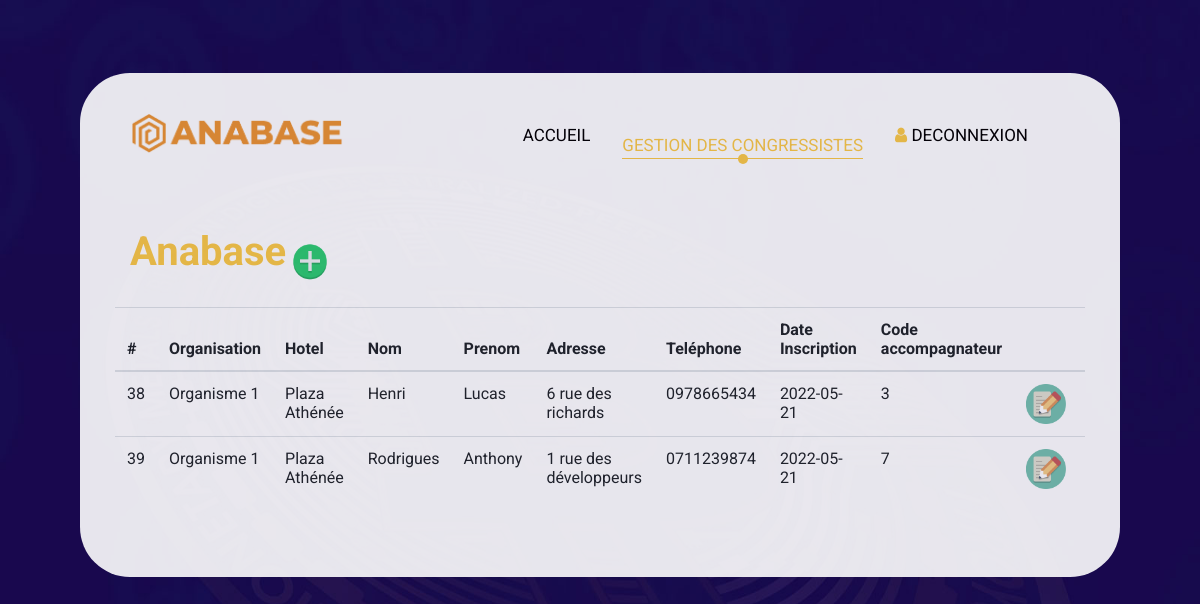
The page /?controleur=congressiste (signed in) on the database its author committed.
### tables this page shows
CREATE TABLE `congressiste` (
  `NUM_CONGRESSISTE` int(2) NOT NULL,
  `NUM_ORGANISME` int(2) DEFAULT NULL,
  `NUM_HOTEL` int(2) DEFAULT NULL,
  `NOM_CONGRESSISTE` char(32) DEFAULT NULL,
  `PRENOM_CONGRESSISTE` char(32) DEFAULT NULL,
  `ADRESSE_CONGRESSISTE` char(50) DEFAULT NULL,
  `TEL_CONGRESSISTE` char(10) DEFAULT NULL,
  `DATE_INSCRIPTION` date DEFAULT NULL,
  `CODE_ACCOMPAGNATEUR` tinyint(1) DEFAULT NULL,
  `SEXE_CONGRESSISTE` varchar(10) NOT NULL
);

CREATE TABLE `organisme_payeur` (
  `NUM_ORGANISME` int(2) NOT NULL,
  `NOM_ORGANISME` char(32) DEFAULT NULL,
  `ADRESSE_ORGANISME` char(50) DEFAULT NULL
);

CREATE TABLE `hotel` (
  `NUM_HOTEL` int(2) NOT NULL,
  `NOM_HOTEL` char(32) DEFAULT NULL,
  `ADRESSE_HOTEL` char(50) DEFAULT NULL,
  `NOMBRE_ETOILES` smallint(1) DEFAULT NULL,
  `PRIX_PARTICIPANT` int(2) DEFAULT NULL,
  `PRIX_SUPPL` int(2) DEFAULT NULL
);

### index.php (called while the page is built, shortened)
<?php
$c=new $class();
$c->post = $_POST;
if (isset($_REQUEST["todo"])){
    $todo = $_REQUEST["todo"];
}
else{
    $todo = "initialiser";
}
$callback="todo_".$todo;
$call=call_user_func_array(array($c,$callback), array());
include ("./vue/vue." . $c->vue . ".php");
?>

### modele/modele.congressiste.php (called while the page is built, shortened)
<?php
class Modele_congressiste
{
	private $conn;
	public function __construct()
	{
		$login = "root";
		$mdp = "root";
		$bd = "anabase";
		$serveur = "localhost";
		try {
			$this->conn = new PDO(
				"mysql:host=$serveur;dbname=$bd",
				$login,
				$mdp,
				array(PDO::MYSQL_ATTR_INIT_COMMAND => 'SET NAMES \'UTF8\'')
			);
			$this->conn->setAttribute(PDO::ATTR_ERRMODE, PDO::ERRMODE_EXCEPTION);
		} catch (PDOException $e) {
			print "Erreur de connexion PDO ";
			die();
		}
	}
	public function logged_only()
	{
		return true;
	}
	public function getListeCongressiste()
	{
		$req = $this->conn->prepare(
			"SELECT * FROM congressiste
		INNER JOIN organisme_payeur ON organisme_payeur.NUM_ORGANISME = congressiste.NUM_ORGANISME
		INNER JOIN hotel ON hotel.NUM_HOTEL = congressiste.NUM_HOTEL ORDER BY NOM_CONGRESSISTE"
		);
		$req->execute();
		return $req->fetchAll(PDO::FETCH_OBJ);
	}
}

### controleur/controleur.congressiste.php (called while the page is built, shortened)
<?php
include("./modele/modele.congressiste.php");
class Controleur_congressiste
{
	public $data;
	public $modele;
	public function __construct()
	{
		$this->modele = new Modele_congressiste();
		$this->vue = "congressiste";
	}
	public function todo_initialiser()
	{
		$this->data["listeCongressiste"] = $this->modele->getListeCongressiste();
	}
}

### vue/vue.congressiste.php (the view, shortened to what this page needs)
<?php include "./vue/entete.html.php"; ?>
<section class="banner_main">
    <div id="banner1" class="carousel slide" data-ride="carousel">
        <div class="carousel-inner">
            <div class="carousel-item active">
                <div class="container-fluid">
                    <div class="row">
                        <div class="col-md-12 col-xl-12">
                            <div class="text-bg">
                                <span>Anabase</span>
                                    <a href="./?controleur=inscription"><img  width="40" height="40" src="./images/ajouter.png" /></a>
                                <br /><br />
                            </div>
                        </div>
                        <table class="table table-hover" id="table">
                            <thead>
                                <tr>
                                    <th scope="col">#</th>
                                    <th scope="col">Organisation</th>
                                    <th scope="col">Hotel</th>
                                    <th scope="col">Nom</th>
                                    <th scope="col">Prenom</th>
                                    <th scope="col">Adresse</th>
                                    <th scope="col">Teléphone</th>
                                    <th scope="col">Date Inscription</th>
                                    <th scope="col">Code accompagnateur</th>
                                    <th scope="col"></th>
                                    <th scope="col"></th>
                                </tr>
                            </thead>
                            <tbody>
                                <?php foreach ($c->data["listeCongressiste"] as $key) { ?>
                                    <tr>
                                        <td><?= $key->NUM_CONGRESSISTE ?></td>
                                        <td><?= $key->NOM_ORGANISME ?></td>
                                        <td><?= $key->NOM_HOTEL ?></td>
                                        <td><?= $key->NOM_CONGRESSISTE ?></td>
                                        <td><?= $key->PRENOM_CONGRESSISTE ?></td>
                                        <td><?= $key->ADRESSE_CONGRESSISTE ?></td>
                                        <td><?= $key->TEL_CONGRESSISTE ?></td>
                                        <td><?= $key->DATE_INSCRIPTION ?></td>
                                        <td><?= $key->CODE_ACCOMPAGNATEUR ?></td>
                                        <td><input id="modifiée" width="40" height="40" type="image" alt="Modifier" src="./images/modif.png" data-toggle="modal" data-target="#modifier_modal"></td>
                                        <td><input id="suprimée" width="40" height="40" type="image" alt="Suprimer" src="./images/croix.png" data-toggle="modal" data-target="#supprimer_modal"></td>
                                    </tr>
                                <?php } ?>
                            </tbody>
                        </table>
                    </div>
                </div>
            </div>
        </div>
    </div>
</section>
</div>
</div>
<?php include "./vue/pied.html.php"; ?>

### vue/entete.html.php (shortened to what this page needs)
<link rel="stylesheet" href="css/bootstrap.min.css">
<link rel="stylesheet" href="css/style.css">
<link rel="stylesheet" href="css/responsive.css">
<link rel="stylesheet" href="css/jquery.mCustomScrollbar.min.css">
<link rel="stylesheet" href="https://netdna.bootstrapcdn.com/font-awesome/4.0.3/css/font-awesome.css">
<link rel="stylesheet" href="https://cdnjs.cloudflare.com/ajax/libs/fancybox/2.1.5/jquery.fancybox.min.css" media="screen">
</head>
<body class="main-layout">
   <header>
      <div class="header">
         <div class="white_bg">
            <div class="container-fluid">
               <div class="row">
                  <div class="col-xl-3 col-lg-3 col-md-3 col-sm-3 col logo_section">
                     <div class="full">
                        <div class="center-desk">
                           <div class="logo">
                              <a href="./?controleur=accueil"><img src="images/logo.png" alt="#" /></a>
                           </div>
                        </div>
                     </div>
                  </div>
                  <?php if (isset($_SESSION['user'])) { ?>
                     <div class="col-xl-9 col-lg-9 col-md-9 col-sm-9">
                        <nav class="navigation navbar navbar-expand-md navbar-dark ">
                           <div class="collapse navbar-collapse" id="navbarsExample04">
                              <ul class="navbar-nav mr-auto">
                                 <?php if ($c->vue == "accueil") { ?>
                                    <li class="nav-item active">
                                    <?php } else { ?>
                                    <li class="nav-item">
                                    <?php } ?>
                                    <a class="nav-link" href="./?controleur=accueil">Accueil</a>
                                    </li>
                                    <?php if ($c->vue == "congressiste") { ?>
                                       <li class="nav-item active">
                                       <?php } else { ?>
                                       <li class="nav-item">
                                       <?php } ?>
                                       <a class="nav-link" href="./?controleur=congressiste">Gestion des Congressistes</a>
                                       </li>
                                       <li class="nav-item d_none le_co">
                                          <a class="nav-link" href="./?controleur=deconnexion"><i class="fa fa-user" aria-hidden="true"></i> Deconnexion</a>
                                       </li>
                              </ul>
                           </div>
                        </nav>
                     </div>
                  <?php } ?>
               </div>
            </div>

### vue/pied.html.php (shortened to what this page needs)
</header>
      </body>
</html>

### css/style.css (style rules this page uses)
* { box-sizing: border-box !important; }
body { background: url(../images/hearder.jpg); background-repeat: no-repeat; background-size: 100% 100%; color: rgb(0, 0, 0); font-size: 14px; font-family: 'Roboto', sans-serif; line-height: 1.80857; font-weight: normal; }
a { color: #1f1f1f; text-decoration: none !important; outline: none !important; -webkit-transition: all .3s ease-in-out; -moz-transition: all .3s ease-in-out; -ms-transition: all .3s ease-in-out; -o-transition: all .3s ease-in-out; transition: all .3s ease-in-out; }
*, *::after, *::before { -webkit-box-sizing: border-box; -moz-box-sizing: border-box; box-sizing: border-box; }
ul, li, ol { margin: 0px; padding: 0px; list-style: none; }
a { color: #222222; text-decoration: none; outline: none !important; }
a, .btn { text-decoration: none !important; outline: none !important; -webkit-transition: all .3s ease-in-out; -moz-transition: all .3s ease-in-out; -ms-transition: all .3s ease-in-out; -o-transition: all .3s ease-in-out; transition: all .3s ease-in-out; }
img { max-width: 100%; height: auto; }
.full { float: left; width: 100%; }
.full { width: 100%; float: left; margin: 0; padding: 0; }
.navigation.navbar { float: right; padding-top: 12px; }
.navigation.navbar-dark .navbar-nav .nav-link { margin: 0 23px; color: #030000; font-size: 17px; line-height: 20px; font-weight: 400; text-transform: uppercase; padding: 0 0 3px 0; position: relative; }
.navigation.navbar-dark .navbar-nav .active>.nav-link, .navigation.navbar-dark .navbar-nav .nav-link.active, .navigation.navbar-dark .navbar-nav .nav-link.show, .navigation.navbar-dark .navbar-nav .show>.nav-link { color: #fbca47; border-bottom: #fbca47 solid 1px; }
.navigation.navbar-dark .navbar-nav .active>.nav-link::before, .navigation.navbar-dark .navbar-nav .nav-link.active::before, .navigation.navbar-dark .navbar-nav .nav-link.show::before, .navigation.navbar-dark .navbar-nav .show>.nav-link::before { position: relative; content: ""; background: #fbca47; width: 10px; height: 10px; border-radius: 10px; bottom: -29px; float: none; margin: 0 auto; display: flex; }
.navbar-expand-md .navbar-nav { padding-right: 10px; }
.le_co i { color: #fbca47 !important; }
.header { width: 100%; padding: 73px 80px; background-size: 100% 100%; background-repeat: no-repeat; }
.white_bg { background: #fff; border-radius: 50px; opacity: 0.9; padding: 40px 35px; }
.logo a { font-size: 40px; font-weight: bold; text-transform: uppercase; color: #fff; line-height: 40px; }
.banner_main { padding: 60px 0 20px 0; }
.text-bg { text-align: left; }
.text-bg span { color: #fbca47; font-weight: bold; font-size: 40px; line-height: 50px; }

### css/responsive.css (style rules this page uses)
@media (min-width: 1200px) and (max-width: 1342px) { .navigation.navbar-dark .navbar-nav .nav-link { margin: 0 16px; } }

### css/icomoon.css (style rules this page uses)
body { background: #fff; }

### rows shown on the page
congressiste: NUM_CONGRESSISTE "38", NUM_ORGANISME.NOM_ORGANISME "Organisme 1", NUM_HOTEL.NOM_HOTEL "Plaza Athénée", NOM_CONGRESSISTE "Henri", PRENOM_CONGRESSISTE "Lucas", ADRESSE_CONGRESSISTE "6 rue des richards", TEL_CONGRESSISTE "0978665434", DATE_INSCRIPTION "2022-05-21", CODE_ACCOMPAGNATEUR "3"
congressiste: NUM_CONGRESSISTE "39", NUM_ORGANISME.NOM_ORGANISME "Organisme 1", NUM_HOTEL.NOM_HOTEL "Plaza Athénée", NOM_CONGRESSISTE "Rodrigues", PRENOM_CONGRESSISTE "Anthony", ADRESSE_CONGRESSISTE "1 rue des développeurs", TEL_CONGRESSISTE "0711239874", DATE_INSCRIPTION "2022-05-21", CODE_ACCOMPAGNATEUR "7"
